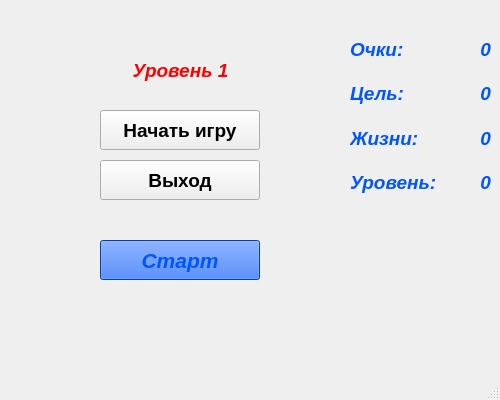
<?xml version="1.0" encoding="UTF-8"?>
<ui version="4.0">
 <class>MainWindow</class>
 <widget class="QMainWindow" name="MainWindow">
  <property name="geometry">
   <rect>
    <x>0</x>
    <y>0</y>
    <width>500</width>
    <height>400</height>
   </rect>
  </property>
  <property name="sizePolicy">
   <sizepolicy hsizetype="Fixed" vsizetype="Fixed">
    <horstretch>0</horstretch>
    <verstretch>0</verstretch>
   </sizepolicy>
  </property>
  <property name="minimumSize">
   <size>
    <width>500</width>
    <height>400</height>
   </size>
  </property>
  <property name="maximumSize">
   <size>
    <width>500</width>
    <height>400</height>
   </size>
  </property>
  <property name="windowTitle">
   <string>Змейка</string>
  </property>
  <widget class="QWidget" name="centralwidget">
   <widget class="QLabel" name="LevelNameLabel">
    <property name="enabled">
     <bool>true</bool>
    </property>
    <property name="geometry">
     <rect>
      <x>80</x>
      <y>50</y>
      <width>201</width>
      <height>41</height>
     </rect>
    </property>
    <property name="palette">
     <palette>
      <active>
       <colorrole role="WindowText">
        <brush brushstyle="SolidPattern">
         <color alpha="255">
          <red>255</red>
          <green>0</green>
          <blue>0</blue>
         </color>
        </brush>
       </colorrole>
      </active>
      <inactive>
       <colorrole role="WindowText">
        <brush brushstyle="SolidPattern">
         <color alpha="255">
          <red>255</red>
          <green>0</green>
          <blue>0</blue>
         </color>
        </brush>
       </colorrole>
      </inactive>
      <disabled>
       <colorrole role="WindowText">
        <brush brushstyle="SolidPattern">
         <color alpha="255">
          <red>120</red>
          <green>120</green>
          <blue>120</blue>
         </color>
        </brush>
       </colorrole>
      </disabled>
     </palette>
    </property>
    <property name="font">
     <font>
      <family>Arial</family>
      <pointsize>14</pointsize>
      <weight>75</weight>
      <italic>true</italic>
      <bold>true</bold>
     </font>
    </property>
    <property name="text">
     <string>Уровень 1</string>
    </property>
    <property name="alignment">
     <set>Qt::AlignCenter</set>
    </property>
   </widget>
   <widget class="QPushButton" name="exitGameButton">
    <property name="geometry">
     <rect>
      <x>100</x>
      <y>160</y>
      <width>160</width>
      <height>40</height>
     </rect>
    </property>
    <property name="font">
     <font>
      <family>Arial</family>
      <pointsize>14</pointsize>
      <weight>75</weight>
      <bold>true</bold>
     </font>
    </property>
    <property name="text">
     <string>Выход</string>
    </property>
    <property name="flat">
     <bool>false</bool>
    </property>
   </widget>
   <widget class="QPushButton" name="startGameButton">
    <property name="geometry">
     <rect>
      <x>100</x>
      <y>110</y>
      <width>160</width>
      <height>40</height>
     </rect>
    </property>
    <property name="font">
     <font>
      <family>Arial</family>
      <pointsize>14</pointsize>
      <weight>75</weight>
      <bold>true</bold>
     </font>
    </property>
    <property name="text">
     <string>Начать игру</string>
    </property>
    <property name="flat">
     <bool>false</bool>
    </property>
   </widget>
   <widget class="QPushButton" name="startButton">
    <property name="geometry">
     <rect>
      <x>100</x>
      <y>240</y>
      <width>160</width>
      <height>40</height>
     </rect>
    </property>
    <property name="palette">
     <palette>
      <active>
       <colorrole role="WindowText">
        <brush brushstyle="SolidPattern">
         <color alpha="255">
          <red>0</red>
          <green>85</green>
          <blue>255</blue>
         </color>
        </brush>
       </colorrole>
       <colorrole role="Button">
        <brush brushstyle="SolidPattern">
         <color alpha="255">
          <red>0</red>
          <green>85</green>
          <blue>255</blue>
         </color>
        </brush>
       </colorrole>
       <colorrole role="Light">
        <brush brushstyle="SolidPattern">
         <color alpha="255">
          <red>127</red>
          <green>170</green>
          <blue>255</blue>
         </color>
        </brush>
       </colorrole>
       <colorrole role="Midlight">
        <brush brushstyle="SolidPattern">
         <color alpha="255">
          <red>63</red>
          <green>127</green>
          <blue>255</blue>
         </color>
        </brush>
       </colorrole>
       <colorrole role="Dark">
        <brush brushstyle="SolidPattern">
         <color alpha="255">
          <red>0</red>
          <green>42</green>
          <blue>127</blue>
         </color>
        </brush>
       </colorrole>
       <colorrole role="Mid">
        <brush brushstyle="SolidPattern">
         <color alpha="255">
          <red>0</red>
          <green>56</green>
          <blue>170</blue>
         </color>
        </brush>
       </colorrole>
       <colorrole role="Text">
        <brush brushstyle="SolidPattern">
         <color alpha="255">
          <red>0</red>
          <green>85</green>
          <blue>255</blue>
         </color>
        </brush>
       </colorrole>
       <colorrole role="BrightText">
        <brush brushstyle="SolidPattern">
         <color alpha="255">
          <red>255</red>
          <green>255</green>
          <blue>255</blue>
         </color>
        </brush>
       </colorrole>
       <colorrole role="ButtonText">
        <brush brushstyle="SolidPattern">
         <color alpha="255">
          <red>0</red>
          <green>85</green>
          <blue>255</blue>
         </color>
        </brush>
       </colorrole>
       <colorrole role="Base">
        <brush brushstyle="SolidPattern">
         <color alpha="255">
          <red>255</red>
          <green>255</green>
          <blue>255</blue>
         </color>
        </brush>
       </colorrole>
       <colorrole role="Window">
        <brush brushstyle="SolidPattern">
         <color alpha="255">
          <red>0</red>
          <green>85</green>
          <blue>255</blue>
         </color>
        </brush>
       </colorrole>
       <colorrole role="Shadow">
        <brush brushstyle="SolidPattern">
         <color alpha="255">
          <red>0</red>
          <green>0</green>
          <blue>0</blue>
         </color>
        </brush>
       </colorrole>
       <colorrole role="AlternateBase">
        <brush brushstyle="SolidPattern">
         <color alpha="255">
          <red>127</red>
          <green>170</green>
          <blue>255</blue>
         </color>
        </brush>
       </colorrole>
       <colorrole role="ToolTipBase">
        <brush brushstyle="SolidPattern">
         <color alpha="255">
          <red>255</red>
          <green>255</green>
          <blue>220</blue>
         </color>
        </brush>
       </colorrole>
       <colorrole role="ToolTipText">
        <brush brushstyle="SolidPattern">
         <color alpha="255">
          <red>0</red>
          <green>0</green>
          <blue>0</blue>
         </color>
        </brush>
       </colorrole>
       <colorrole role="PlaceholderText">
        <brush brushstyle="SolidPattern">
         <color alpha="128">
          <red>0</red>
          <green>85</green>
          <blue>255</blue>
         </color>
        </brush>
       </colorrole>
      </active>
      <inactive>
       <colorrole role="WindowText">
        <brush brushstyle="SolidPattern">
         <color alpha="255">
          <red>0</red>
          <green>85</green>
          <blue>255</blue>
         </color>
        </brush>
       </colorrole>
       <colorrole role="Button">
        <brush brushstyle="SolidPattern">
         <color alpha="255">
          <red>0</red>
          <green>85</green>
          <blue>255</blue>
         </color>
        </brush>
       </colorrole>
       <colorrole role="Light">
        <brush brushstyle="SolidPattern">
         <color alpha="255">
          <red>127</red>
          <green>170</green>
          <blue>255</blue>
         </color>
        </brush>
       </colorrole>
       <colorrole role="Midlight">
        <brush brushstyle="SolidPattern">
         <color alpha="255">
          <red>63</red>
          <green>127</green>
          <blue>255</blue>
         </color>
        </brush>
       </colorrole>
       <colorrole role="Dark">
        <brush brushstyle="SolidPattern">
         <color alpha="255">
          <red>0</red>
          <green>42</green>
          <blue>127</blue>
         </color>
        </brush>
       </colorrole>
       <colorrole role="Mid">
        <brush brushstyle="SolidPattern">
         <color alpha="255">
          <red>0</red>
          <green>56</green>
          <blue>170</blue>
         </color>
        </brush>
       </colorrole>
       <colorrole role="Text">
        <brush brushstyle="SolidPattern">
         <color alpha="255">
          <red>0</red>
          <green>85</green>
          <blue>255</blue>
         </color>
        </brush>
       </colorrole>
       <colorrole role="BrightText">
        <brush brushstyle="SolidPattern">
         <color alpha="255">
          <red>255</red>
          <green>255</green>
          <blue>255</blue>
         </color>
        </brush>
       </colorrole>
       <colorrole role="ButtonText">
        <brush brushstyle="SolidPattern">
         <color alpha="255">
          <red>0</red>
          <green>85</green>
          <blue>255</blue>
         </color>
        </brush>
       </colorrole>
       <colorrole role="Base">
        <brush brushstyle="SolidPattern">
         <color alpha="255">
          <red>255</red>
          <green>255</green>
          <blue>255</blue>
         </color>
        </brush>
       </colorrole>
       <colorrole role="Window">
        <brush brushstyle="SolidPattern">
         <color alpha="255">
          <red>0</red>
          <green>85</green>
          <blue>255</blue>
         </color>
        </brush>
       </colorrole>
       <colorrole role="Shadow">
        <brush brushstyle="SolidPattern">
         <color alpha="255">
          <red>0</red>
          <green>0</green>
          <blue>0</blue>
         </color>
        </brush>
       </colorrole>
       <colorrole role="AlternateBase">
        <brush brushstyle="SolidPattern">
         <color alpha="255">
          <red>127</red>
          <green>170</green>
          <blue>255</blue>
         </color>
        </brush>
       </colorrole>
       <colorrole role="ToolTipBase">
        <brush brushstyle="SolidPattern">
         <color alpha="255">
          <red>255</red>
          <green>255</green>
          <blue>220</blue>
         </color>
        </brush>
       </colorrole>
       <colorrole role="ToolTipText">
        <brush brushstyle="SolidPattern">
         <color alpha="255">
          <red>0</red>
          <green>0</green>
          <blue>0</blue>
         </color>
        </brush>
       </colorrole>
       <colorrole role="PlaceholderText">
        <brush brushstyle="SolidPattern">
         <color alpha="128">
          <red>0</red>
          <green>85</green>
          <blue>255</blue>
         </color>
        </brush>
       </colorrole>
      </inactive>
      <disabled>
       <colorrole role="WindowText">
        <brush brushstyle="SolidPattern">
         <color alpha="255">
          <red>0</red>
          <green>42</green>
          <blue>127</blue>
         </color>
        </brush>
       </colorrole>
       <colorrole role="Button">
        <brush brushstyle="SolidPattern">
         <color alpha="255">
          <red>0</red>
          <green>85</green>
          <blue>255</blue>
         </color>
        </brush>
       </colorrole>
       <colorrole role="Light">
        <brush brushstyle="SolidPattern">
         <color alpha="255">
          <red>127</red>
          <green>170</green>
          <blue>255</blue>
         </color>
        </brush>
       </colorrole>
       <colorrole role="Midlight">
        <brush brushstyle="SolidPattern">
         <color alpha="255">
          <red>63</red>
          <green>127</green>
          <blue>255</blue>
         </color>
        </brush>
       </colorrole>
       <colorrole role="Dark">
        <brush brushstyle="SolidPattern">
         <color alpha="255">
          <red>0</red>
          <green>42</green>
          <blue>127</blue>
         </color>
        </brush>
       </colorrole>
       <colorrole role="Mid">
        <brush brushstyle="SolidPattern">
         <color alpha="255">
          <red>0</red>
          <green>56</green>
          <blue>170</blue>
         </color>
        </brush>
       </colorrole>
       <colorrole role="Text">
        <brush brushstyle="SolidPattern">
         <color alpha="255">
          <red>0</red>
          <green>42</green>
          <blue>127</blue>
         </color>
        </brush>
       </colorrole>
       <colorrole role="BrightText">
        <brush brushstyle="SolidPattern">
         <color alpha="255">
          <red>255</red>
          <green>255</green>
          <blue>255</blue>
         </color>
        </brush>
       </colorrole>
       <colorrole role="ButtonText">
        <brush brushstyle="SolidPattern">
         <color alpha="255">
          <red>0</red>
          <green>42</green>
          <blue>127</blue>
         </color>
        </brush>
       </colorrole>
       <colorrole role="Base">
        <brush brushstyle="SolidPattern">
         <color alpha="255">
          <red>0</red>
          <green>85</green>
          <blue>255</blue>
         </color>
        </brush>
       </colorrole>
       <colorrole role="Window">
        <brush brushstyle="SolidPattern">
         <color alpha="255">
          <red>0</red>
          <green>85</green>
          <blue>255</blue>
         </color>
        </brush>
       </colorrole>
       <colorrole role="Shadow">
        <brush brushstyle="SolidPattern">
         <color alpha="255">
          <red>0</red>
          <green>0</green>
          <blue>0</blue>
         </color>
        </brush>
       </colorrole>
       <colorrole role="AlternateBase">
        <brush brushstyle="SolidPattern">
         <color alpha="255">
          <red>0</red>
          <green>85</green>
          <blue>255</blue>
         </color>
        </brush>
       </colorrole>
       <colorrole role="ToolTipBase">
        <brush brushstyle="SolidPattern">
         <color alpha="255">
          <red>255</red>
          <green>255</green>
          <blue>220</blue>
         </color>
        </brush>
       </colorrole>
       <colorrole role="ToolTipText">
        <brush brushstyle="SolidPattern">
         <color alpha="255">
          <red>0</red>
          <green>0</green>
          <blue>0</blue>
         </color>
        </brush>
       </colorrole>
       <colorrole role="PlaceholderText">
        <brush brushstyle="SolidPattern">
         <color alpha="128">
          <red>0</red>
          <green>0</green>
          <blue>0</blue>
         </color>
        </brush>
       </colorrole>
      </disabled>
     </palette>
    </property>
    <property name="font">
     <font>
      <family>Arial</family>
      <pointsize>16</pointsize>
      <weight>75</weight>
      <italic>true</italic>
      <bold>true</bold>
     </font>
    </property>
    <property name="text">
     <string>Старт</string>
    </property>
    <property name="flat">
     <bool>false</bool>
    </property>
   </widget>
   <widget class="QWidget" name="layoutWidget">
    <property name="geometry">
     <rect>
      <x>350</x>
      <y>30</y>
      <width>141</width>
      <height>171</height>
     </rect>
    </property>
    <layout class="QVBoxLayout" name="verticalLayout">
     <item>
      <layout class="QHBoxLayout" name="horizontalLayout">
       <item>
        <widget class="QLabel" name="PointsLabel">
         <property name="enabled">
          <bool>true</bool>
         </property>
         <property name="palette">
          <palette>
           <active>
            <colorrole role="WindowText">
             <brush brushstyle="SolidPattern">
              <color alpha="255">
               <red>0</red>
               <green>85</green>
               <blue>255</blue>
              </color>
             </brush>
            </colorrole>
           </active>
           <inactive>
            <colorrole role="WindowText">
             <brush brushstyle="SolidPattern">
              <color alpha="255">
               <red>0</red>
               <green>85</green>
               <blue>255</blue>
              </color>
             </brush>
            </colorrole>
           </inactive>
           <disabled>
            <colorrole role="WindowText">
             <brush brushstyle="SolidPattern">
              <color alpha="255">
               <red>120</red>
               <green>120</green>
               <blue>120</blue>
              </color>
             </brush>
            </colorrole>
           </disabled>
          </palette>
         </property>
         <property name="font">
          <font>
           <family>Arial</family>
           <pointsize>14</pointsize>
           <weight>75</weight>
           <italic>true</italic>
           <bold>true</bold>
          </font>
         </property>
         <property name="text">
          <string>Очки:</string>
         </property>
        </widget>
       </item>
       <item>
        <widget class="QLabel" name="Points">
         <property name="enabled">
          <bool>true</bool>
         </property>
         <property name="palette">
          <palette>
           <active>
            <colorrole role="WindowText">
             <brush brushstyle="SolidPattern">
              <color alpha="255">
               <red>0</red>
               <green>85</green>
               <blue>255</blue>
              </color>
             </brush>
            </colorrole>
           </active>
           <inactive>
            <colorrole role="WindowText">
             <brush brushstyle="SolidPattern">
              <color alpha="255">
               <red>0</red>
               <green>85</green>
               <blue>255</blue>
              </color>
             </brush>
            </colorrole>
           </inactive>
           <disabled>
            <colorrole role="WindowText">
             <brush brushstyle="SolidPattern">
              <color alpha="255">
               <red>120</red>
               <green>120</green>
               <blue>120</blue>
              </color>
             </brush>
            </colorrole>
           </disabled>
          </palette>
         </property>
         <property name="font">
          <font>
           <family>Arial</family>
           <pointsize>14</pointsize>
           <weight>75</weight>
           <italic>true</italic>
           <bold>true</bold>
          </font>
         </property>
         <property name="layoutDirection">
          <enum>Qt::LeftToRight</enum>
         </property>
         <property name="text">
          <string>0</string>
         </property>
         <property name="alignment">
          <set>Qt::AlignRight|Qt::AlignTrailing|Qt::AlignVCenter</set>
         </property>
        </widget>
       </item>
      </layout>
     </item>
     <item>
      <layout class="QHBoxLayout" name="horizontalLayout_2">
       <item>
        <widget class="QLabel" name="Targetlabel">
         <property name="enabled">
          <bool>true</bool>
         </property>
         <property name="palette">
          <palette>
           <active>
            <colorrole role="WindowText">
             <brush brushstyle="SolidPattern">
              <color alpha="255">
               <red>0</red>
               <green>85</green>
               <blue>255</blue>
              </color>
             </brush>
            </colorrole>
           </active>
           <inactive>
            <colorrole role="WindowText">
             <brush brushstyle="SolidPattern">
              <color alpha="255">
               <red>0</red>
               <green>85</green>
               <blue>255</blue>
              </color>
             </brush>
            </colorrole>
           </inactive>
           <disabled>
            <colorrole role="WindowText">
             <brush brushstyle="SolidPattern">
              <color alpha="255">
               <red>120</red>
               <green>120</green>
               <blue>120</blue>
              </color>
             </brush>
            </colorrole>
           </disabled>
          </palette>
         </property>
         <property name="font">
          <font>
           <family>Arial</family>
           <pointsize>14</pointsize>
           <weight>75</weight>
           <italic>true</italic>
           <bold>true</bold>
          </font>
         </property>
         <property name="text">
          <string>Цель:</string>
         </property>
         <property name="textFormat">
          <enum>Qt::AutoText</enum>
         </property>
        </widget>
       </item>
       <item>
        <widget class="QLabel" name="Target">
         <property name="enabled">
          <bool>true</bool>
         </property>
         <property name="palette">
          <palette>
           <active>
            <colorrole role="WindowText">
             <brush brushstyle="SolidPattern">
              <color alpha="255">
               <red>0</red>
               <green>85</green>
               <blue>255</blue>
              </color>
             </brush>
            </colorrole>
           </active>
           <inactive>
            <colorrole role="WindowText">
             <brush brushstyle="SolidPattern">
              <color alpha="255">
               <red>0</red>
               <green>85</green>
               <blue>255</blue>
              </color>
             </brush>
            </colorrole>
           </inactive>
           <disabled>
            <colorrole role="WindowText">
             <brush brushstyle="SolidPattern">
              <color alpha="255">
               <red>120</red>
               <green>120</green>
               <blue>120</blue>
              </color>
             </brush>
            </colorrole>
           </disabled>
          </palette>
         </property>
         <property name="font">
          <font>
           <family>Arial</family>
           <pointsize>14</pointsize>
           <weight>75</weight>
           <italic>true</italic>
           <bold>true</bold>
          </font>
         </property>
         <property name="text">
          <string>0</string>
         </property>
         <property name="alignment">
          <set>Qt::AlignRight|Qt::AlignTrailing|Qt::AlignVCenter</set>
         </property>
        </widget>
       </item>
      </layout>
     </item>
     <item>
      <layout class="QHBoxLayout" name="horizontalLayout_3">
       <item>
        <widget class="QLabel" name="LifesLabel">
         <property name="enabled">
          <bool>true</bool>
         </property>
         <property name="palette">
          <palette>
           <active>
            <colorrole role="WindowText">
             <brush brushstyle="SolidPattern">
              <color alpha="255">
               <red>0</red>
               <green>85</green>
               <blue>255</blue>
              </color>
             </brush>
            </colorrole>
           </active>
           <inactive>
            <colorrole role="WindowText">
             <brush brushstyle="SolidPattern">
              <color alpha="255">
               <red>0</red>
               <green>85</green>
               <blue>255</blue>
              </color>
             </brush>
            </colorrole>
           </inactive>
           <disabled>
            <colorrole role="WindowText">
             <brush brushstyle="SolidPattern">
              <color alpha="255">
               <red>120</red>
               <green>120</green>
               <blue>120</blue>
              </color>
             </brush>
            </colorrole>
           </disabled>
          </palette>
         </property>
         <property name="font">
          <font>
           <family>Arial</family>
           <pointsize>14</pointsize>
           <weight>75</weight>
           <italic>true</italic>
           <bold>true</bold>
          </font>
         </property>
         <property name="text">
          <string>Жизни:</string>
         </property>
         <property name="textFormat">
          <enum>Qt::AutoText</enum>
         </property>
        </widget>
       </item>
       <item>
        <widget class="QLabel" name="Lifes">
         <property name="enabled">
          <bool>true</bool>
         </property>
         <property name="palette">
          <palette>
           <active>
            <colorrole role="WindowText">
             <brush brushstyle="SolidPattern">
              <color alpha="255">
               <red>0</red>
               <green>85</green>
               <blue>255</blue>
              </color>
             </brush>
            </colorrole>
           </active>
           <inactive>
            <colorrole role="WindowText">
             <brush brushstyle="SolidPattern">
              <color alpha="255">
               <red>0</red>
               <green>85</green>
               <blue>255</blue>
              </color>
             </brush>
            </colorrole>
           </inactive>
           <disabled>
            <colorrole role="WindowText">
             <brush brushstyle="SolidPattern">
              <color alpha="255">
               <red>120</red>
               <green>120</green>
               <blue>120</blue>
              </color>
             </brush>
            </colorrole>
           </disabled>
          </palette>
         </property>
         <property name="font">
          <font>
           <family>Arial</family>
           <pointsize>14</pointsize>
           <weight>75</weight>
           <italic>true</italic>
           <bold>true</bold>
          </font>
         </property>
         <property name="text">
          <string>0</string>
         </property>
         <property name="alignment">
          <set>Qt::AlignRight|Qt::AlignTrailing|Qt::AlignVCenter</set>
         </property>
        </widget>
       </item>
      </layout>
     </item>
     <item>
      <layout class="QHBoxLayout" name="horizontalLayout_4">
       <item>
        <widget class="QLabel" name="LevelLabel">
         <property name="enabled">
          <bool>true</bool>
         </property>
         <property name="palette">
          <palette>
           <active>
            <colorrole role="WindowText">
             <brush brushstyle="SolidPattern">
              <color alpha="255">
               <red>0</red>
               <green>85</green>
               <blue>255</blue>
              </color>
             </brush>
            </colorrole>
           </active>
           <inactive>
            <colorrole role="WindowText">
             <brush brushstyle="SolidPattern">
              <color alpha="255">
               <red>0</red>
               <green>85</green>
               <blue>255</blue>
              </color>
             </brush>
            </colorrole>
           </inactive>
           <disabled>
            <colorrole role="WindowText">
             <brush brushstyle="SolidPattern">
              <color alpha="255">
               <red>120</red>
               <green>120</green>
               <blue>120</blue>
              </color>
             </brush>
            </colorrole>
           </disabled>
          </palette>
         </property>
         <property name="font">
          <font>
           <family>Arial</family>
           <pointsize>14</pointsize>
           <weight>75</weight>
           <italic>true</italic>
           <bold>true</bold>
          </font>
         </property>
         <property name="text">
          <string>Уровень:</string>
         </property>
         <property name="textFormat">
          <enum>Qt::AutoText</enum>
         </property>
        </widget>
       </item>
       <item>
        <widget class="QLabel" name="Level">
         <property name="enabled">
          <bool>true</bool>
         </property>
         <property name="palette">
          <palette>
           <active>
            <colorrole role="WindowText">
             <brush brushstyle="SolidPattern">
              <color alpha="255">
               <red>0</red>
               <green>85</green>
               <blue>255</blue>
              </color>
             </brush>
            </colorrole>
           </active>
           <inactive>
            <colorrole role="WindowText">
             <brush brushstyle="SolidPattern">
              <color alpha="255">
               <red>0</red>
               <green>85</green>
               <blue>255</blue>
              </color>
             </brush>
            </colorrole>
           </inactive>
           <disabled>
            <colorrole role="WindowText">
             <brush brushstyle="SolidPattern">
              <color alpha="255">
               <red>120</red>
               <green>120</green>
               <blue>120</blue>
              </color>
             </brush>
            </colorrole>
           </disabled>
          </palette>
         </property>
         <property name="font">
          <font>
           <family>Arial</family>
           <pointsize>14</pointsize>
           <weight>75</weight>
           <italic>true</italic>
           <bold>true</bold>
          </font>
         </property>
         <property name="text">
          <string>0</string>
         </property>
         <property name="alignment">
          <set>Qt::AlignRight|Qt::AlignTrailing|Qt::AlignVCenter</set>
         </property>
        </widget>
       </item>
      </layout>
     </item>
    </layout>
   </widget>
  </widget>
  <widget class="QMenuBar" name="menubar">
   <property name="geometry">
    <rect>
     <x>0</x>
     <y>0</y>
     <width>500</width>
     <height>21</height>
    </rect>
   </property>
  </widget>
  <widget class="QStatusBar" name="statusbar"/>
 </widget>
 <resources/>
 <connections/>
</ui>
